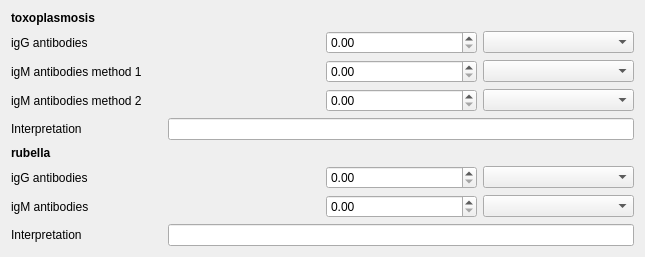
<?xml version="1.0" encoding="UTF-8"?>
<ui version="4.0">
 <class>Form</class>
 <widget class="QWidget" name="Form">
  <property name="geometry">
   <rect>
    <x>0</x>
    <y>0</y>
    <width>645</width>
    <height>257</height>
   </rect>
  </property>
  <property name="windowTitle">
   <string>Form</string>
  </property>
  <layout class="QGridLayout" name="gridLayout_3">
   <item row="0" column="0">
    <layout class="QGridLayout" name="gridLayout">
     <item row="2" column="3">
      <widget class="QComboBox" name="toxoplasmosisIgmMethod1ComboBox"/>
     </item>
     <item row="2" column="2">
      <widget class="QDoubleSpinBox" name="toxoplasmosisIgmMethod1DoubleSpinBox">
       <property name="maximum">
        <double>100000.000000000000000</double>
       </property>
      </widget>
     </item>
     <item row="2" column="1">
      <layout class="QHBoxLayout" name="toxoplasmosisIgmMethod1RadioLayout"/>
     </item>
     <item row="1" column="3">
      <widget class="QComboBox" name="toxoplasmosisIggComboBox"/>
     </item>
     <item row="2" column="0">
      <widget class="QLabel" name="toxoplasmosisIgmMethod1Label">
       <property name="text">
        <string>igM antibodies method 1</string>
       </property>
      </widget>
     </item>
     <item row="1" column="2">
      <widget class="QDoubleSpinBox" name="toxoplasmosisIggDoubleSpinBox">
       <property name="maximum">
        <double>100000.000000000000000</double>
       </property>
      </widget>
     </item>
     <item row="3" column="1">
      <layout class="QHBoxLayout" name="toxoplasmosisIgmMethod2RadioLayout"/>
     </item>
     <item row="3" column="0">
      <widget class="QLabel" name="toxoplasmosisIgmMethod2Label">
       <property name="text">
        <string>igM antibodies method 2</string>
       </property>
      </widget>
     </item>
     <item row="3" column="3">
      <widget class="QComboBox" name="toxoplasmosisIgmMethod2ComboBox"/>
     </item>
     <item row="3" column="2">
      <widget class="QDoubleSpinBox" name="toxoplasmosisIgmMethod2DoubleSpinBox">
       <property name="maximum">
        <double>100000.000000000000000</double>
       </property>
      </widget>
     </item>
     <item row="1" column="0">
      <widget class="QLabel" name="toxoplasmosisIggLabel">
       <property name="text">
        <string>igG antibodies</string>
       </property>
      </widget>
     </item>
     <item row="1" column="1">
      <layout class="QHBoxLayout" name="toxoplasmosisIggRadioLayout"/>
     </item>
     <item row="0" column="0">
      <widget class="QLabel" name="toxoplasmosisLabel">
       <property name="font">
        <font>
         <weight>75</weight>
         <bold>true</bold>
        </font>
       </property>
       <property name="text">
        <string>toxoplasmosis</string>
       </property>
      </widget>
     </item>
     <item row="4" column="1" colspan="3">
      <widget class="QLineEdit" name="toxoplasmosisInterpretationLineEdit"/>
     </item>
     <item row="4" column="0">
      <widget class="QLabel" name="toxoplasmosisInterpretationLabel">
       <property name="text">
        <string>Interpretation</string>
       </property>
      </widget>
     </item>
    </layout>
   </item>
   <item row="1" column="0">
    <layout class="QGridLayout" name="gridLayout_2">
     <item row="2" column="3">
      <widget class="QComboBox" name="rubellaIgmComboBox"/>
     </item>
     <item row="2" column="1">
      <layout class="QHBoxLayout" name="rubellaIgmRadioLayout"/>
     </item>
     <item row="2" column="2">
      <widget class="QDoubleSpinBox" name="rubellaIgmDoubleSpinBox">
       <property name="maximum">
        <double>100000.000000000000000</double>
       </property>
      </widget>
     </item>
     <item row="1" column="3">
      <widget class="QComboBox" name="rubellaIggComboBox"/>
     </item>
     <item row="2" column="0">
      <widget class="QLabel" name="rubellaIgmLabel">
       <property name="text">
        <string>igM antibodies</string>
       </property>
      </widget>
     </item>
     <item row="1" column="2">
      <widget class="QDoubleSpinBox" name="rubellaIggDoubleSpinBox">
       <property name="maximum">
        <double>100000.000000000000000</double>
       </property>
      </widget>
     </item>
     <item row="1" column="0">
      <widget class="QLabel" name="rubellaIggLabel">
       <property name="text">
        <string>igG antibodies</string>
       </property>
      </widget>
     </item>
     <item row="1" column="1">
      <layout class="QHBoxLayout" name="rubellaIggRadioLayout"/>
     </item>
     <item row="0" column="0">
      <widget class="QLabel" name="rubellaLabel">
       <property name="font">
        <font>
         <weight>75</weight>
         <bold>true</bold>
        </font>
       </property>
       <property name="text">
        <string>rubella</string>
       </property>
      </widget>
     </item>
     <item row="3" column="1" colspan="3">
      <widget class="QLineEdit" name="rubellaInterpretationLineEdit"/>
     </item>
     <item row="3" column="0">
      <widget class="QLabel" name="rubellaInterpretationLabel">
       <property name="text">
        <string>Interpretation</string>
       </property>
      </widget>
     </item>
    </layout>
   </item>
  </layout>
 </widget>
 <resources/>
 <connections/>
</ui>
